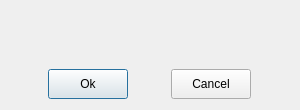
<?xml version="1.0" encoding="UTF-8"?>
<ui version="4.0">
 <class>QResourceRenameDialog</class>
 <widget class="QDialog" name="QResourceRenameDialog">
  <property name="geometry">
   <rect>
    <x>0</x>
    <y>0</y>
    <width>300</width>
    <height>110</height>
   </rect>
  </property>
  <property name="sizePolicy">
   <sizepolicy hsizetype="Fixed" vsizetype="Fixed">
    <horstretch>0</horstretch>
    <verstretch>0</verstretch>
   </sizepolicy>
  </property>
  <property name="minimumSize">
   <size>
    <width>300</width>
    <height>110</height>
   </size>
  </property>
  <property name="maximumSize">
   <size>
    <width>300</width>
    <height>110</height>
   </size>
  </property>
  <property name="windowTitle">
   <string>Resource Rename</string>
  </property>
  <layout class="QVBoxLayout" name="verticalLayout">
   <item>
    <layout class="QHBoxLayout" name="horizontalLayout">
     <item>
      <widget class="QLabel" name="label">
       <property name="text">
        <string/>
       </property>
      </widget>
     </item>
    </layout>
   </item>
   <item>
    <layout class="QHBoxLayout" name="horizontalLayout_2">
     <item>
      <widget class="QPushButton" name="pushButton_2">
       <property name="minimumSize">
        <size>
         <width>80</width>
         <height>30</height>
        </size>
       </property>
       <property name="maximumSize">
        <size>
         <width>80</width>
         <height>30</height>
        </size>
       </property>
       <property name="text">
        <string>Ok</string>
       </property>
      </widget>
     </item>
     <item>
      <widget class="QPushButton" name="pushButton">
       <property name="minimumSize">
        <size>
         <width>80</width>
         <height>30</height>
        </size>
       </property>
       <property name="maximumSize">
        <size>
         <width>80</width>
         <height>30</height>
        </size>
       </property>
       <property name="text">
        <string>Cancel</string>
       </property>
      </widget>
     </item>
    </layout>
   </item>
  </layout>
 </widget>
 <resources/>
 <connections/>
</ui>
